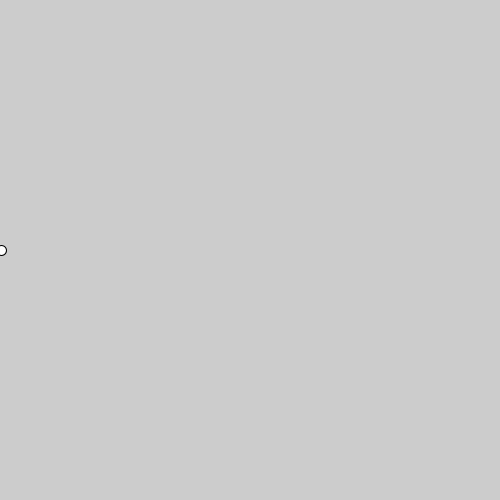
Frame 1 (no input)
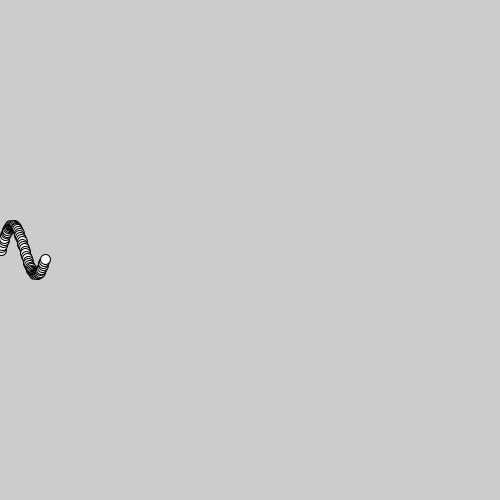
Frame 60 (the mouse pressed at the canvas centre just before this capture)
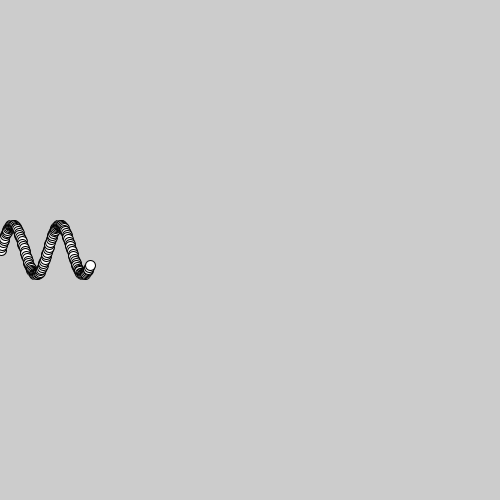
Frame 120 (the mouse held since frame 60 and released just before this capture)

The Processing sketch that drew these frames (run headless with seeded random() and noise(); from frame 60 on, the mouse is pressed at the canvas centre):

// Processing sketch: Lab_4_pt1
// ── Lab_4_pt1.pde
float cX, cY, theta = 0.0f, radius = 25;
float eR = 10;
float rndColour;
float eFill = 0;
float x = 1;
float y;

void setup()
{
  size(500, 500);
  cX = width/2;
  cY = height/2;
  
}

void draw()
{
//  fill(random(0, 255), 0, 0); 
  y = cY - sin(theta) * radius; 
  ellipse(x, y, eR, eR); 
//  if(mousePressed){
//   theta -= random(0.1f, 1.0f);
//   radius += 0.5f;
//   eR += 0.25f;
//  }else{
//   theta += random(0.1f, 1.0f);
//   radius -= 0.5f;
//   eR -= 0.25f;
//  }
   x += 0.75f; 
   theta += 0.1f;
   //radius -= 0.5f;
   //eR -= 0.25f;
}
